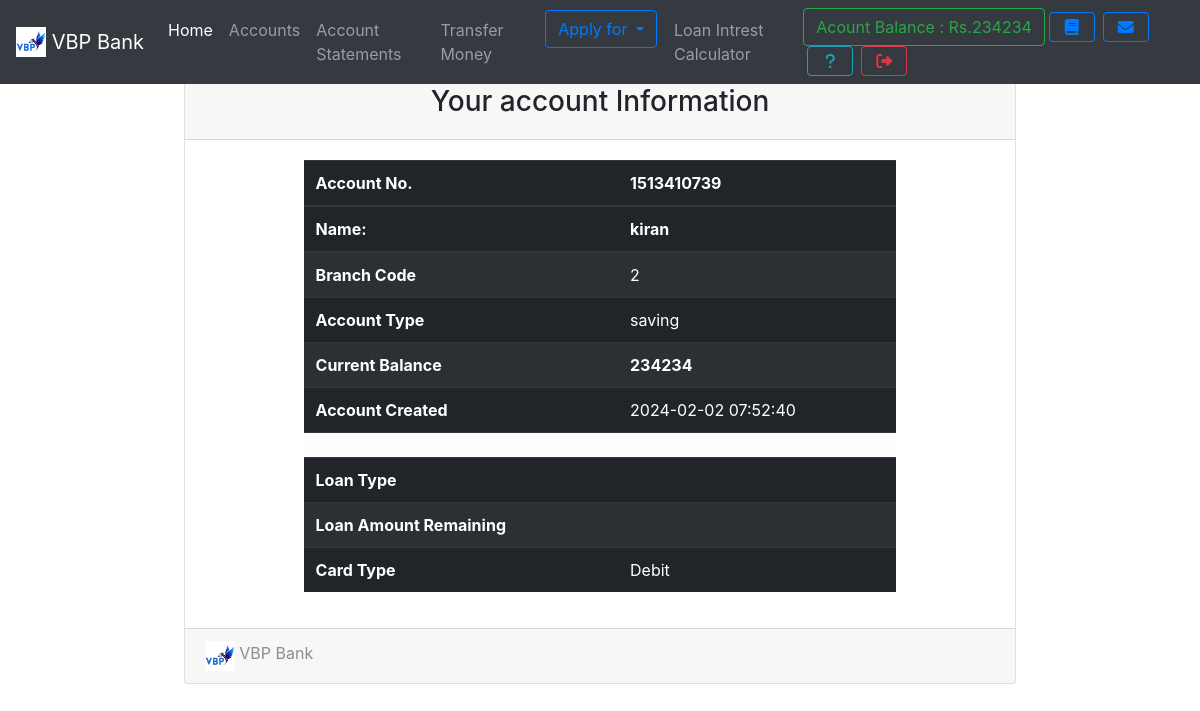
/accounts.php (signed in), run on the app's committed database.
### tables this page shows
CREATE TABLE `useraccounts` (
  `id` int(11) NOT NULL,
  `email` text NOT NULL,
  `password` text NOT NULL,
  `name` varchar(111) NOT NULL,
  `dob` date DEFAULT NULL,
  `accountNo` varchar(111) NOT NULL,
  `accountType` varchar(111) NOT NULL,
  `branch` int(11) NOT NULL,
  `balance` varchar(111) NOT NULL,
  `aadhar` varchar(111) NOT NULL,
  `number` bigint(20) NOT NULL,
  `address` varchar(111) NOT NULL,
  `source` varchar(111) NOT NULL,
  `loan` varchar(111) DEFAULT NULL,
  `loantype` varchar(50) DEFAULT NULL,
  `card` varchar(111) DEFAULT NULL,
  `date` timestamp NOT NULL DEFAULT current_timestamp()
);

### assets/fetch_userdata.php (called while the page is built, shortened)
<?php
require 'assets/autoloader.php';
require 'assets/function.php';
$userId = $_SESSION['userId'];
$stmt = $con->prepare("SELECT * FROM useraccounts WHERE id = ?");
$stmt->bind_param("s", $userId);
$stmt->execute();
$result = $stmt->get_result();
if ($result->num_rows === 1) {
    $userData = $result->fetch_assoc();
} else {
    echo "Error: User data not found.";
    exit;
}
?>

### accounts.php (the view)
<?php include 'assets/fetch_userdata.php'; ?>
<!DOCTYPE html>
<html>
<head> </head>
<body style="background: url(images/bg.png); background-size: 100%">
  <?php include 'tabbar.php'; ?>
  <div class="container">
    <div class="card  w-75 mx-auto">
      <div class="card-header text-center">
        <h3>Your account Information </h3>
      </div>
      <div class="card-body">
        <table class="table table-striped table-dark w-75 mx-auto">
          <thead>
            <tr>
              <th scope="col">Account No.</th>
              <th scope="col"><?php echo $userData['accountNo']; ?></th>
            </tr>
            <tr>
              <th scope="col">Name: </th>
              <th scope="col"><?php echo $userData['name']; ?></th>
            </tr>
          </thead>
          <tbody>
            <tr>
              <th scope="row">Branch Code</th>
              <td><?php echo $userData['branch']; ?></td>
            </tr>
            <tr>
              <th scope="row">Account Type</th>
              <td><?php echo $userData['accountType']; ?></td>
            </tr>
            <tr>
              <th scope="row">Current Balance</th>
              <td><b><?php echo $userData['balance']; ?></b></td>
            </tr>
            <tr>
              <th scope="row">Account Created</th>
              <td><?php echo $userData['date']; ?></td>
            </tr>
            <tr class="table table-striped table-light w-75 mx-auto">
              <td></td> <td></td>
            </tr>
            <tr>
              <th scope="row">Loan Type</th>
              <td><?php echo $userData['loantype']; ?></td>
            </tr>
            <tr>
              <th scope="row">Loan Amount Remaining</th>
              <td><?php echo $userData['loan']; ?></td>
            </tr>
            <tr>
              <th scope="row">Card Type</th>
              <td> <?php echo $userData['card']; ?> </td>
            </tr>
          </tbody>
        </table>
      </div>
      <div class="card-footer text-muted">
        <?php include 'logo_with_name.php'; ?>
      </div>
    </div>
  </div>
</body>
</html>

### tabbar.php (shortened to what this page needs)
<nav class="navbar navbar-expand-lg navbar-dark bg-dark fixed-top">
 <a class="navbar-brand" href="#">
 <?php include 'logo_with_name.php'; ?>
  </a>
  <div class="collapse navbar-collapse" id="navbarSupportedContent">
    <ul class="navbar-nav mr-auto">
      <li class="nav-item ">
        <a class="nav-link active" href="index.php">Home <span class="sr-only">(current)</span></a>
      </li>
      <li class="nav-item ">  <a class="nav-link" href="accounts.php">Accounts</a></li>
      <li class="nav-item ">  <a class="nav-link" href="statements.php">Account Statements</a></li>
      <li class="nav-item ">  <a class="nav-link" href="transfer.php">Transfer Money</a></li>
      <li class="nav-item ">
        <div class="dropdown">
          <button type="button" class="btn btn-outline-primary dropdown-toggle" data-toggle="dropdown">
          Apply for
          </button>
        </div>
       </li>&nbsp;&nbsp;
        <li class="nav-item ">  <a class="nav-link" href="intrest_cal.php">Loan Intrest Calculator</a></li>
    </ul>
    <form class="form-inline my-2 my-lg-0">
        <a href="accounts.php" class="btn btn-outline-success" data-toggle="tooltip" title="Your current Account Balance">Acount Balance : Rs.<?php echo $userData['balance']; ?></a>
        <a href="statements.php" data-toggle="tooltip" title="Account Summary" class="btn btn-outline-primary mx-1" ><i class="fa fa-book fa-fw"></i></a>
        <a href="notice.php" data-toggle="tooltip" title="View Notice" class="btn btn-outline-primary mx-1" ><i class="fa fa-envelope fa-fw"></i></a>
        <a href="feedback.php" data-toggle="tooltip" title="Help?" class="btn btn-outline-info mx-1" ><i class="fa fa-question fa-fw"></i></a>
        <a href="logout.php" data-toggle="tooltip" title="Logout" class="btn btn-outline-danger mx-1" ><i class="fa fa-sign-out fa-fw"></i></a>
</form>
  </div>
</nav><br><br><br>

### data on the page
useraccounts: balance "234234", accountNo "1513410739", name "kiran", branch "2", accountType "saving", date "2024-02-02 07:52:40", card "Debit"

### other printed values
bankName "VBP Bank VBP Bank"
